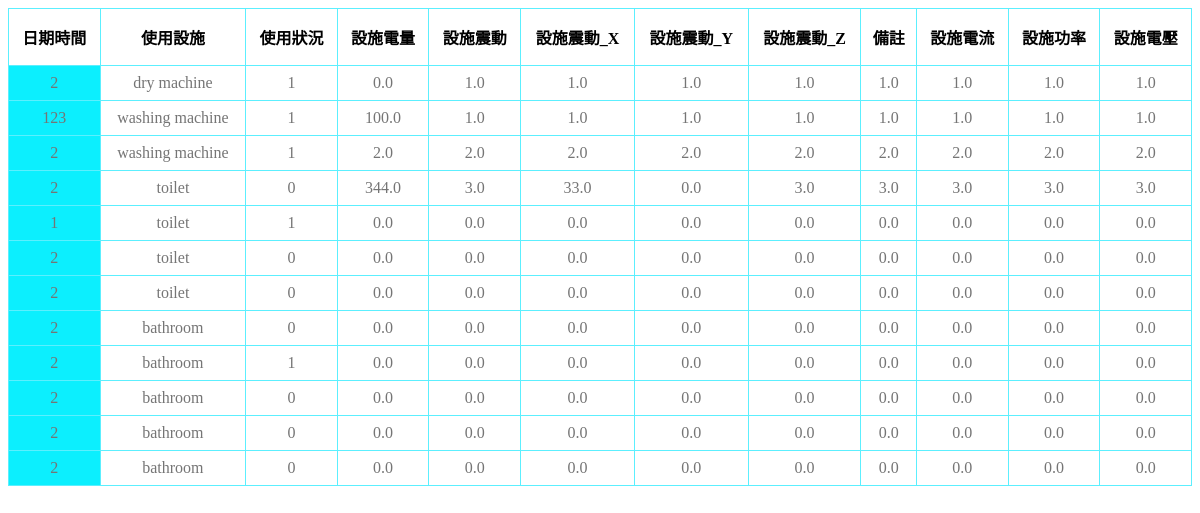
/dorm/info1/, run on an earlier commit of the app's database.
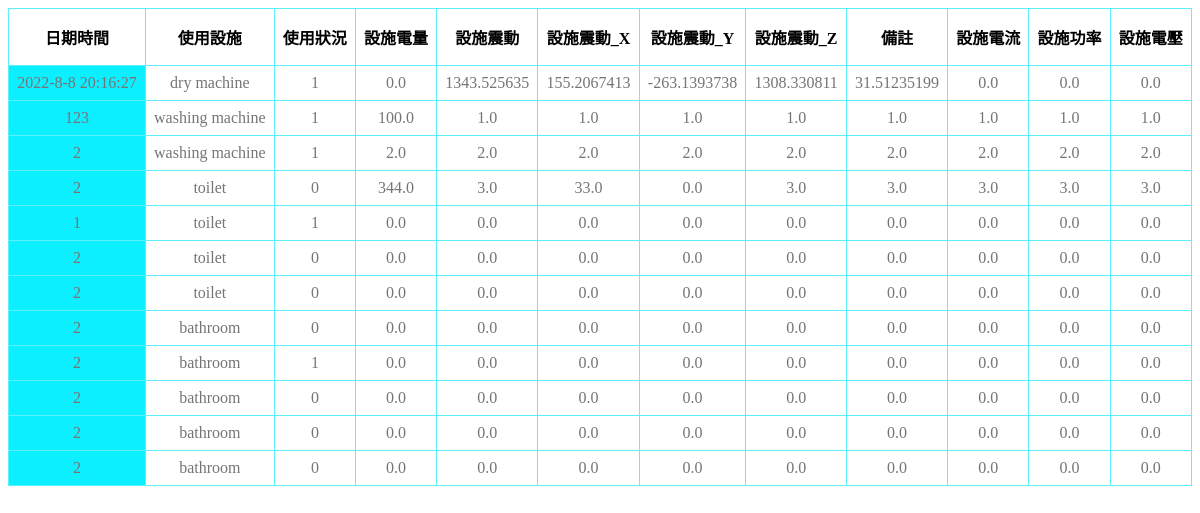
And on a later commit of the database.
### dorm/models.py (models this page shows, shortened)
class facilities_firstfloor(models.Model):
	Date = models.CharField(max_length = 30)
	facilities_name = models.CharField(max_length = 20)
	facilities_useage = models.CharField(max_length = 10)
	battery = models.FloatField()
	Acce_X = models.FloatField()
	Acce_Y = models.FloatField()
	Acce_Z = models.FloatField()
	Acce = models.FloatField()
	Temp = models.FloatField()
	Current = models.FloatField()
	Voltage = models.FloatField()
	Power = models.FloatField()

### dorm/views.py (the view)
# urls.py: path('info1/', views.FacilitiesViewSet1.get, name='dorm'),
    def get(request):
        template_name = 'dorm.html'
        queryset = facilities_firstfloor.objects.all()
        return render(request, template_name, {"context":queryset})

### dorm/templates/dorm.html (shortened to what this page needs)
<!DOCTYPE html>
<html lang="en">
<head>
    {% load static %}
    <link rel="stylesheet" href="{% static '/css/dorm.css' %}">
</head>
<body>
    {% load static %}
    <table>
        <thead>
            <tr>
                <th>日期時間</th>
                <th>使用設施</th>
                <th>使用狀況</th>
                <th>設施電量</th>
                <th>設施震動</th>
                <th>設施震動_X</th>
                <th>設施震動_Y</th>
                <th>設施震動_Z</th>
                <th>備註</th>
                <th>設施電流</th>
                <th>設施功率</th>
                <th>設施電壓</th>
            </tr>
        </thead>
        <tbody>
            {% for data in context%}
                <tr>
                    <td class='date'>{{ data.Date }}</td>
                    <td class='facilities name'>{{ data.facilities_name }}</td>
                    <td class='facilities useage'>{{ data.facilities_useage }}</td>
                    <td class='facilities battery'>{{ data.battery }}</td>
                    <td class='facilities Acce'>{{ data.Acce }}</td>
                    <td class='facilities Acce_X'>{{ data.Acce_X }}</td>
                    <td class='facilities Acce_Y'>{{ data.Acce_Y }}</td>
                    <td class='facilities Acce_Z'>{{ data.Acce_Z }}</td>
                    <td class='facilities Temp'>{{ data.Temp }}</td>
                    <td class='facilities Current'>{{ data.Current }}</td>
                    <td class='facilities Power'>{{ data.Power }}</td>
                    <td class='facilities Voltage'>{{ data.Voltage }}</td>
                </tr>
            {% endfor%}
        </tbody>
    </table>
</body>
</html>

What changed in the data, as far as the page shows it:
changed facilities_firstfloor "dry machine": Date "2" → "2022-8-8 20:16:27"; Acce "1.0" → "1343.525635"; Acce_X "1.0" → "155.2067413"; Acce_Y "1.0" → "-263.1393738"; Acce_Z "1.0" → "1308.330811"; Temp "1.0" → "31.51235199"; Current "1.0" → "0.0"; Power "1.0" → "0.0"; Voltage "1.0" → "0.0"
